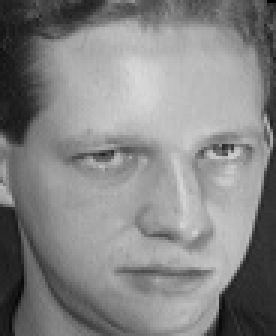
//> input picture gp-njnu-photos-backend/cpptest/emotion-samples/s1/10.jpg, 92 x 112 px, given in place of 19130101.jpg, which was not available (shown 3 times larger)
$ ./main   (built with g++ and OpenCV 4)
//> lines starting //> are read from the running program, lines starting //| are printed output that depends on the picture; pictures that were not available may be replaced by others from this repository, and a replacement may not be noted
#include "opencv2/core/core.hpp"
#include "opencv2/highgui/highgui.hpp"
#include "opencv2/contrib/contrib.hpp"

#include <iostream>
#include <fstream>
#include <sstream>
//#include <tclDecls.h>

using namespace cv;
using namespace std;

//把图像归一化为0-255，便于显示
Mat norm_0_255(const Mat& src)
{
    Mat dst;
    switch(src.channels())
    {
        case 1:
            cv::normalize(src, dst, 0, 255, NORM_MINMAX, CV_8UC1);
            break;
        case 3:
            cv::normalize(src, dst, 0, 255, NORM_MINMAX, CV_8UC3);
            break;
        default:
            src.copyTo(dst);
            break;
    }
    return dst;
}

//转化给定的图像为行矩阵
Mat asRowMatrix(const vector<Mat>& src, int rtype, double alpha = 1, double beta = 0)
{
    //样本数量
    size_t n = src.size();
    //如果没有样本，返回空矩阵
    if(n == 0)
        return Mat();
    //样本的维数
    size_t d = src[0].total();

    Mat data(n, d, rtype);
    //拷贝数据
    for(int i = 0; i < n; i++)
    {

        if(src[i].empty())
        {
            string error_message = format("Image number %d was empty, please check your input data.", i);
            CV_Error(CV_StsBadArg, error_message);
        }
        // 确保数据能被reshape
        if(src[i].total() != d)
        {
            string error_message = format("Wrong number of elements in matrix #%d! Expected %d was %d.", i, d, src[i].total());
            CV_Error(CV_StsBadArg, error_message);
        }
        Mat xi = data.row(i);
        //转化为1行，n列的格式
        if(src[i].isContinuous())
        {
            src[i].reshape(1, 1).convertTo(xi, rtype, alpha, beta);
        } else {
            src[i].clone().reshape(1, 1).convertTo(xi, rtype, alpha, beta);
        }
    }
    return data;
}

void pca_run();
void pca_rec();

int main(int argc, const char *argv[])
{
    pca_run();
//    pca_rec();
}

void pca_rec()
{
    string prefix = "/Users/moyu/my-code/mixCode/Graduation-Project/gp-njnu-photos-backend/cpptest/img/";
    vector<Mat> db;
    db.push_back(imread(prefix + "1.jpg", IMREAD_GRAYSCALE));
    db.push_back(imread(prefix + "2.jpg", IMREAD_GRAYSCALE));
    db.push_back(imread(prefix + "3.jpg", IMREAD_GRAYSCALE));
    db.push_back(imread(prefix + "4.jpg", IMREAD_GRAYSCALE));

    // Build a matrix with the observations in row:
    Mat data = asRowMatrix(db, CV_32FC1);

    int num_components = 5;

    PCA pca(data, Mat(), CV_PCA_DATA_AS_ROW, num_components);
    Mat weightMat = pca.project(data);

    printf("欧氏距离：%f\n", norm(weightMat.row(0), weightMat.row(1), CV_L2));
    printf("欧氏距离：%f\n", norm(weightMat.row(0), weightMat.row(2), CV_L2));
    printf("欧氏距离：%f\n", norm(weightMat.row(1), weightMat.row(2), CV_L2));

    printf("欧氏距离：%f\n", norm(weightMat.row(3), weightMat.row(2), CV_L2));

    cout << "M = "<< endl << " "  << weightMat << endl << endl;
    cout << "pca.eigenvalues = "<< endl << " "  << pca.eigenvalues << endl << endl;
    cout << "pca.eigenvectors = "<< endl << " "  << pca.eigenvectors << endl << endl;
}

void pca_run()
{
    vector<Mat> db;

    string prefix = "/Users/moyu/my-code/mixCode/Graduation-Project/gp-njnu-photos-backend/data/images/2013/191301/";
    db.push_back(imread(prefix + "19130101.jpg", IMREAD_GRAYSCALE));
//> db[0] is the input picture: 112 rows x 92 cols, CV_8UC1; min 0, max 218, mean 132.8
    db.push_back(imread(prefix + "19130102.jpg", IMREAD_GRAYSCALE));
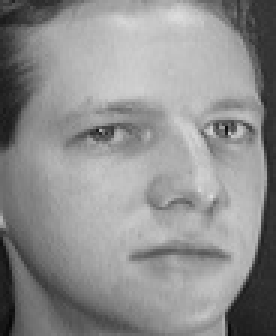
//> input picture gp-njnu-photos-backend/cpptest/emotion-samples/s1/5.jpg, 92 x 112 px, given in place of 19130102.jpg, which was not available (shown 3 times larger)
//> db[1] is the input picture: 112 rows x 92 cols, CV_8UC1; min 7, max 220, mean 142.8
    db.push_back(imread(prefix + "19130103.jpg", IMREAD_GRAYSCALE));
    db.push_back(imread(prefix + "19130104.jpg", IMREAD_GRAYSCALE));
    db.push_back(imread(prefix + "19130105.jpg", IMREAD_GRAYSCALE));

    // Build a matrix with the observations in row:
    Mat data = asRowMatrix(db, CV_32FC1);
//> in asRowMatrix, `size_t n = src.size();`: n = 5
//> in asRowMatrix, `size_t d = src[0].total();`: d = 10304
//> the loop in asRowMatrix, `for(int i = 0; i < n; i++)` made 5 passes

    // PCA算法保持5主成分分量
    int num_components = 5;

    //执行pca算法
    PCA pca(data, Mat(), CV_PCA_DATA_AS_ROW, num_components);

    //copy  pca算法结果
    Mat mean = pca.mean.clone();
//> mean = 10304 values, max 210 at index 2715, min 8.4 at index 9847, mean 140.8
    Mat eigenvalues = pca.eigenvalues.clone();
//> eigenvalues = [2336071.2, 0.0536, 0.00745, 0.00355, -0.0178]
    Mat eigenvectors = pca.eigenvectors.clone();

    //均值脸
    imwrite("avg.jpg", norm_0_255(mean.reshape(1, db[0].rows)));


    //五个特征脸
    imwrite("pc1.jpg", norm_0_255(pca.eigenvectors.row(0)).reshape(1, db[0].rows));
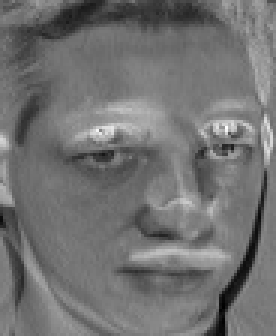
//> saved as pc1.jpg: 112 rows x 92 cols, CV_8UC1 (shown 3 times larger); min 0, max 255, mean 113.6
    imwrite("pc2.jpg", norm_0_255(pca.eigenvectors.row(1)).reshape(1, db[0].rows));
    imwrite("pc3.jpg", norm_0_255(pca.eigenvectors.row(2)).reshape(1, db[0].rows));
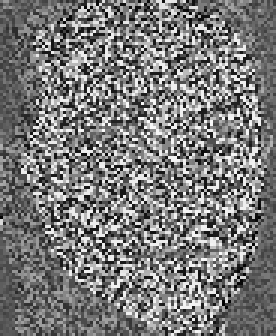
//> saved as pc3.jpg: 112 rows x 92 cols, CV_8UC1 (shown 3 times larger); min 0, max 255, mean 120.9
    imwrite("pc4.jpg", norm_0_255(pca.eigenvectors.row(3)).reshape(1, db[0].rows));
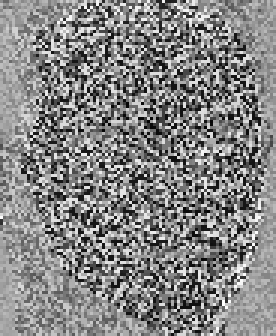
//> saved as pc4.jpg: 112 rows x 92 cols, CV_8UC1 (shown 3 times larger); min 0, max 255, mean 132.7
    imwrite("pc5.jpg", norm_0_255(pca.eigenvectors.row(4)).reshape(1, db[0].rows));
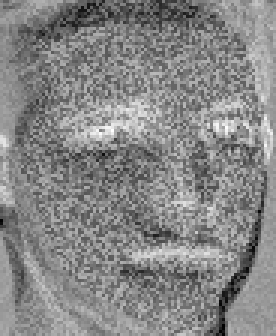
//> saved as pc5.jpg: 112 rows x 92 cols, CV_8UC1 (shown 3 times larger); min 0, max 255, mean 134.3


    cout << "pca.eigenvalues = "<< endl << " "  << pca.eigenvalues << endl << endl;
//| pca.eigenvalues =
//|  [2336071.2;
//|  0.053629469;
//|  0.007446859;
//|  0.0035497642;
//|  -0.01775109]
    cout << "pca.eigenvectors = "<< endl << " "  << pca.eigenvectors << endl << endl;
//| pca.eigenvectors =
//> (the first 1 of 2 printed lines)

    Mat weightMat = pca.project(data);
//> weightMat = [[3056.8, -252.4, -298.1, 220.4, 2250.4], [-764.2, 63.11, 74.52, -55.11, -562.6], [-764.2, 63.11, 74.52, -55.11, -562.6], [-764.2, 63.11, 74.52, -55.11, -562.6], [-764.2, 63.11, 74.52, -55.11, -562.6]]
    Mat backProject = pca.backProject(weightMat);
    //五个特征脸复原
    imwrite("pc1-restore.jpg", norm_0_255(backProject.row(0)).reshape(1, db[0].rows));
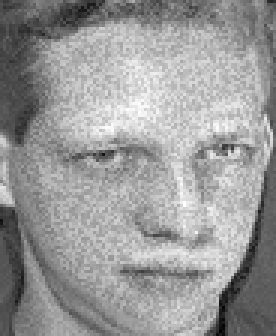
//> saved as pc1-restore.jpg: 112 rows x 92 cols, CV_8UC1 (shown 3 times larger); min 0, max 255, mean 153
    imwrite("pc2-restore.jpg", norm_0_255(backProject.row(1)).reshape(1, db[0].rows));
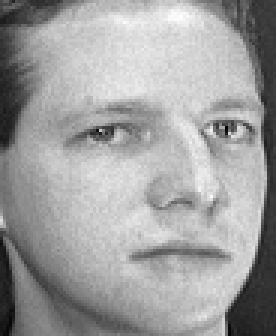
//> saved as pc2-restore.jpg: 112 rows x 92 cols, CV_8UC1 (shown 3 times larger); min 0, max 255, mean 159.2
    imwrite("pc3-restore.jpg", norm_0_255(backProject.row(2)).reshape(1, db[0].rows));
    imwrite("pc4-restore.jpg", norm_0_255(backProject.row(3)).reshape(1, db[0].rows));
    imwrite("pc5-restore.jpg", norm_0_255(backProject.row(4)).reshape(1, db[0].rows));


    // [6 lines of commented-out code are left out]


}
